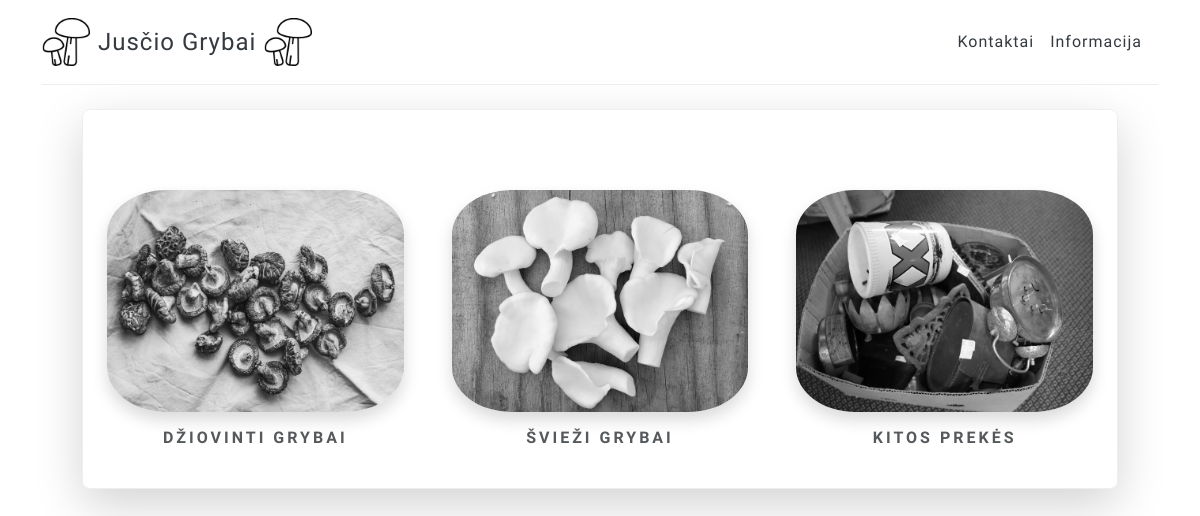
/store/, run on the app's committed database.
### jusciogrybai/store/models.py (models this page shows, shortened)
class Category(models.Model):
    name= models.CharField(max_length=50)
    image= models.ImageField(upload_to='uploads/categories/')
    slug = models.SlugField(max_length=50, unique=True, null=True, blank=True, editable=False)
    @staticmethod
    def get_all_categories():
        return Category.objects.all()
    def get_absolute_url(self):
        return f"{self.slug}/"

### jusciogrybai/store/views.py (the view)
# urls.py: path("", all_categories, name="all_categories"),
def all_categories(request):
    categories = Category.get_all_categories()
    return render(request, "store/all_categories.html", {"categories": categories})

### jusciogrybai/store/custom_context_processor.py (called while the page is built)
def get_order(request):
    try:
        device = request.COOKIES['device']
        my_order = Order.objects.get(device=device, complete=False)
        return {"my_order": my_order}
    except:
        return {"my_order": None}

### jusciogrybai/templates/store/all_categories.html
{% extends "base.html" %}
{% load static %}
{% block modal %}
<div class="container px-5 py-3 text-center color grow">
    <div class="row row-cols-1 row-cols-md-3 g-3 pb-0 pe-lg-0 pt-lg-5 rounded-3 border shadow-lg">
        {% for category in categories %}
        <div class="col">
            <div class="card border-0 p-3">
                <a href="{{category.get_absolute_url}}"><img src="{{category.image.url}}" alt="jusciogrybai" class="card-img-top shadow img-fluid" height="250" style="border-radius: 20%;"></a>
                <div class="card-body">
                    <h5 class="card-title">{{category.name}}</h5>
                </div>
            </div>
        </div>
        {% endfor %}
    </div>
</div>
{% endblock modal %}

### jusciogrybai/static/css/project.css (style rules this page uses)
.color img { filter: grayscale(100%); -webkit-filter: grayscale(100%); -webkit-transition: all 0.5s ease; }
.grow img { transition: 0.5s ease; }

### data on the page
Category: image (picture), name "DŽIOVINTI GRYBAI"
Category: image (picture), name "ŠVIEŽI GRYBAI"
Category: image (picture), name "KITOS PREKĖS"
